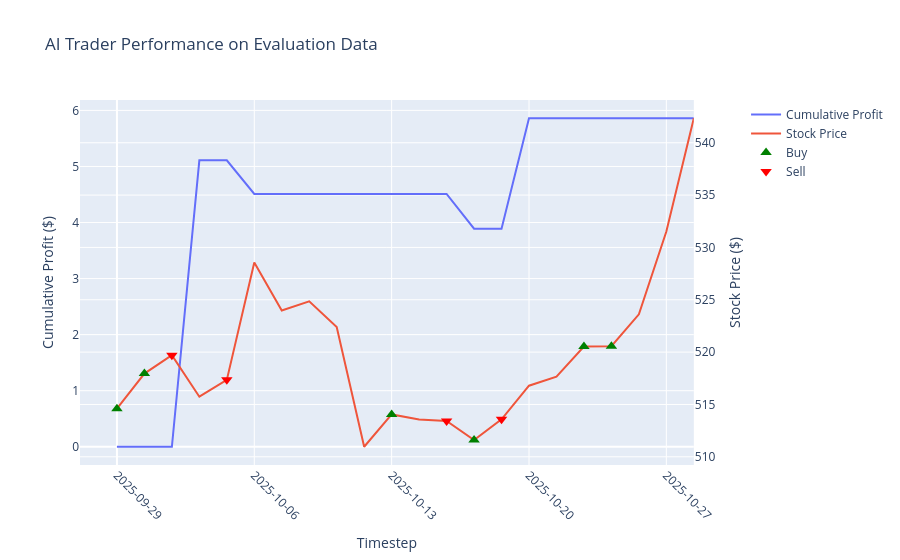

This figure's notebook cell:
### Markdown cell above
**Reasoning**:
Plot the cumulative profit over time for the evaluation period and visualize the buy and sell points on the new stock data as requested.

### Code cell
import plotly.graph_objects as go
from plotly.subplots import make_subplots

# Create figure with secondary y-axis
fig = make_subplots(specs=[[{"secondary_y": True}]])

# Add cumulative profit trace
fig.add_trace(
    go.Scatter(x=list(range(len(evaluation_cumulative_profits))), y=evaluation_cumulative_profits, name='Cumulative Profit'),
    secondary_y=False,
)

# Add stock price trace
fig.add_trace(
    go.Scatter(x=list(range(len(evaluation_data))), y=evaluation_data.values, name='Stock Price'),
    secondary_y=True,
)

# Add buy points
buy_times_indices = [evaluation_data.index.get_loc(time) for time in evaluation_trade_data['buy_times']]
fig.add_trace(
    go.Scatter(
        x=buy_times_indices,
        y=evaluation_data.iloc[buy_times_indices].values,
        mode='markers',
        marker=dict(symbol='triangle-up', size=10, color='green'),
        name='Buy',
    ),
    secondary_y=True,
)

# Add sell points
sell_times_indices = [evaluation_data.index.get_loc(time) for time in evaluation_trade_data['sell_times']]
fig.add_trace(
    go.Scatter(
        x=sell_times_indices,
        y=evaluation_data.iloc[sell_times_indices].values,
        mode='markers',
        marker=dict(symbol='triangle-down', size=10, color='red'),
        name='Sell',
    ),
    secondary_y=True,
)


# Add figure layout
fig.update_layout(
    title_text='AI Trader Performance on Evaluation Data'
)

# Set x-axis title
fig.update_xaxes(title_text='Timestep')

# Set y-axes titles
fig.update_yaxes(title_text='Cumulative Profit ($)', secondary_y=False)
fig.update_yaxes(title_text='Stock Price ($)', secondary_y=True)

# Set x-axis labels with dates
fig.update_xaxes(
    tickvals=list(range(0, len(evaluation_data), 5)), # Adjust the step as needed
    ticktext=[evaluation_data.index[i].strftime('%Y-%m-%d') for i in range(0, len(evaluation_data), 5)],
    tickangle=45
)


fig.show()

### Figure 1 — Plotly figure (JSON) as saved in the notebook; plotly's stock layout.template omitted (floating-point values rounded to 4 significant figures)
{"data": [{"name": "Cumulative Profit", "type": "scatter", "x": [0, 1, 2, 3, 4, 5, 6, 7, 8, 9, 10, 11, 12, 13, 14, 15, 16, 17, 18, 19, 20, 21], "xaxis": "x", "y": [0, 0, 0, 5.11, 5.11, 4.51, 4.51, 4.51, 4.51, 4.51, 4.51, 4.51, 4.51, 3.89, 3.89, 5.86, 5.86, 5.86, 5.86, 5.86, 5.86, 5.86], "yaxis": "y"}, {"name": "Stock Price", "type": "scatter", "x": [0, 1, 2, 3, 4, 5, 6, 7, 8, 9, 10, 11, 12, 13, 14, 15, 16, 17, 18, 19, 20, 21], "xaxis": "x", "y": [514.6, 518.0, 519.7, 515.7, 517.3, 528.6, 524.0, 524.8, 522.4, 511.0, 514.0, 513.6, 513.4, 511.6, 513.6, 516.8, 517.7, 520.5, 520.6, 523.6, 531.5, 542.3], "yaxis": "y2"}, {"marker": {"color": "green", "size": 10, "symbol": "triangle-up"}, "mode": "markers", "name": "Buy", "type": "scatter", "x": [0, 1, 10, 13, 17, 18], "xaxis": "x", "y": [514.6, 518.0, 514.0, 511.6, 520.5, 520.6], "yaxis": "y2"}, {"marker": {"color": "red", "size": 10, "symbol": "triangle-down"}, "mode": "markers", "name": "Sell", "type": "scatter", "x": [2, 4, 12, 14], "xaxis": "x", "y": [519.7, 517.3, 513.4, 513.6], "yaxis": "y2"}], "layout": {"title": {"text": "AI Trader Performance on Evaluation Data"}, "xaxis": {"anchor": "y", "domain": [0, 0.94], "tickangle": 45, "ticktext": ["2025-09-29", "2025-10-06", "2025-10-13", "2025-10-20", "2025-10-27"], "tickvals": [0, 5, 10, 15, 20], "title": {"text": "Timestep"}}, "yaxis": {"anchor": "x", "domain": [0, 1], "title": {"text": "Cumulative Profit ($)"}}, "yaxis2": {"anchor": "x", "overlaying": "y", "side": "right", "title": {"text": "Stock Price ($)"}}}}
